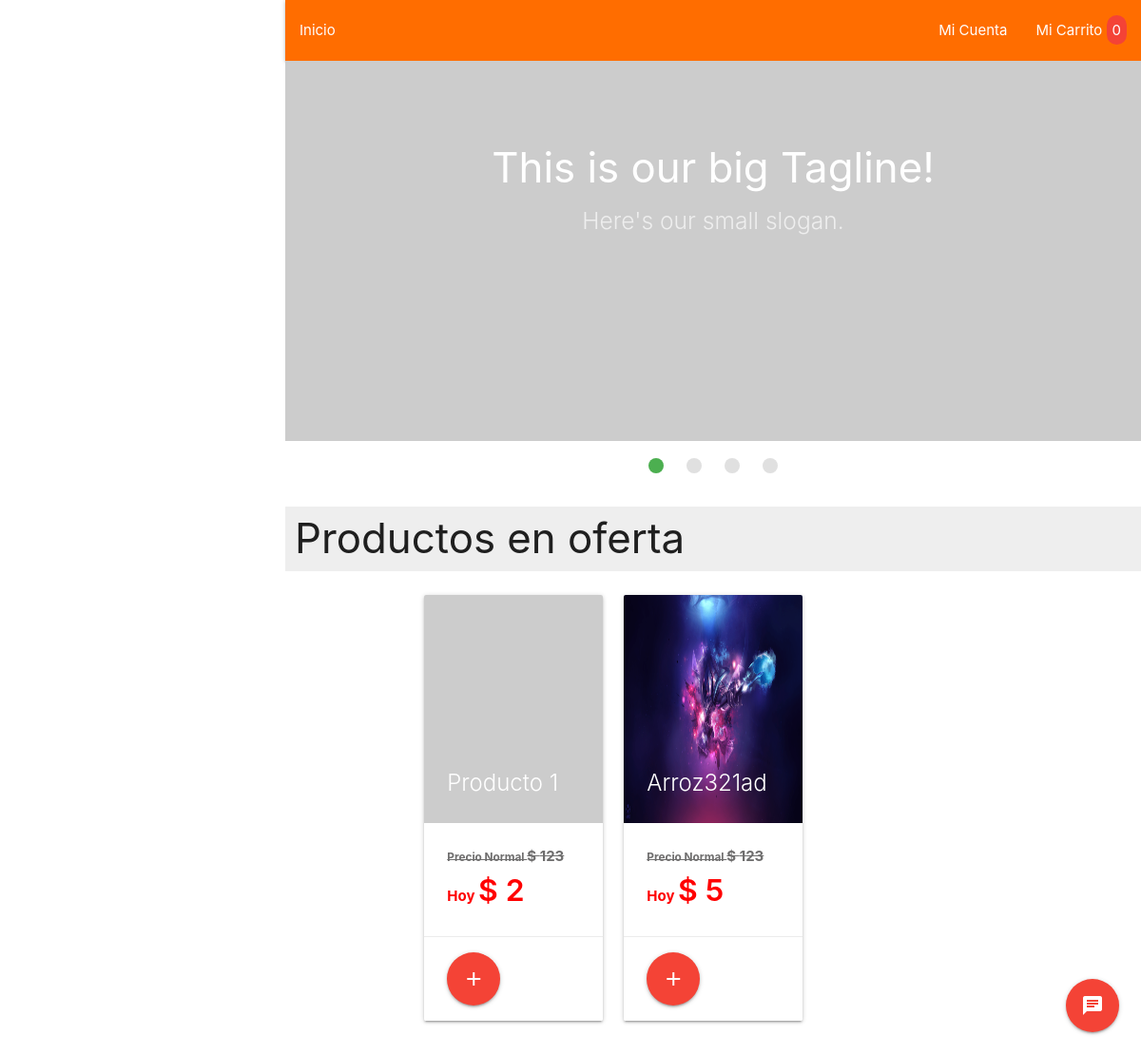
The app's page /controladores/IndexControlador.php, older data.
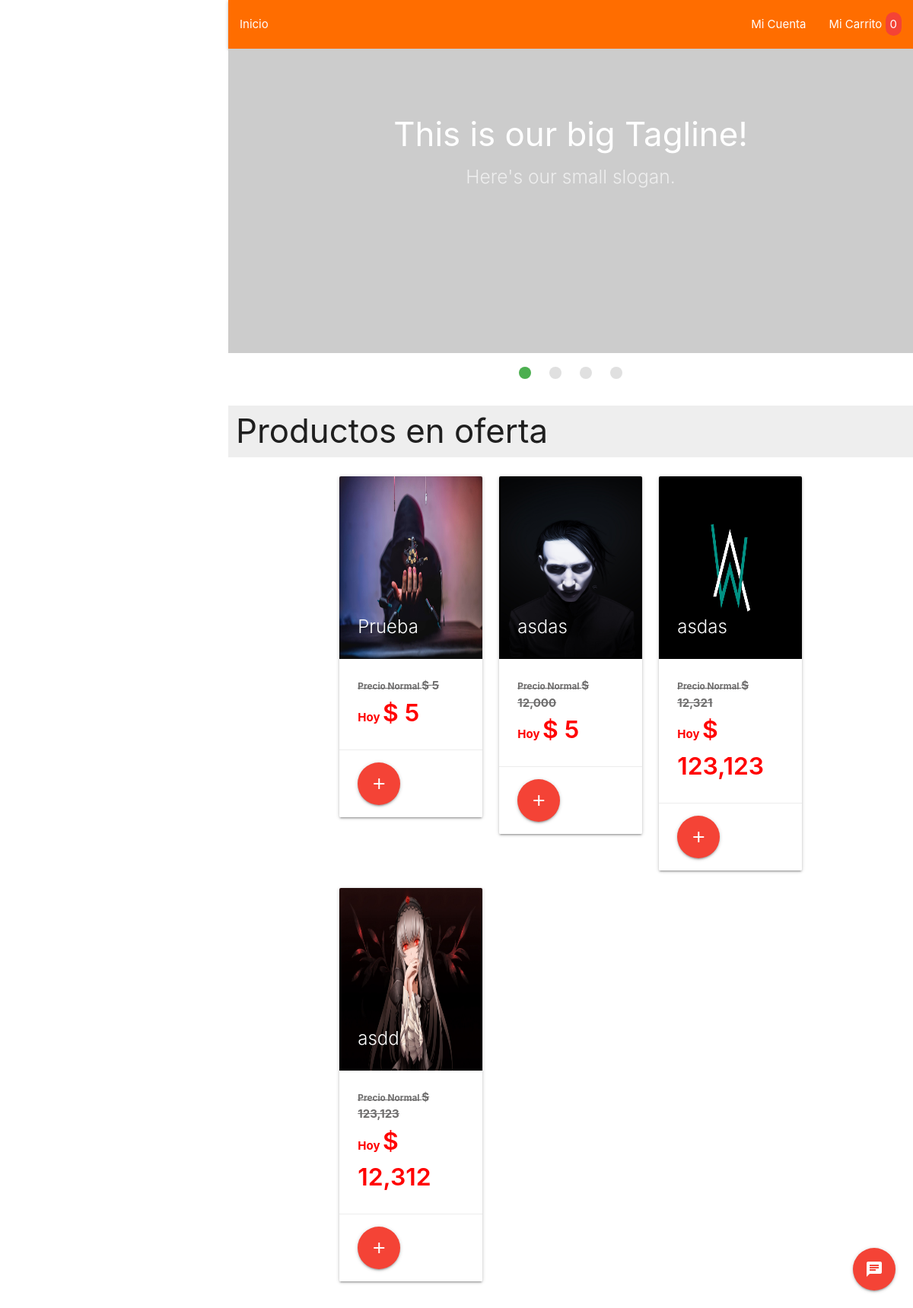
The same page, newer data.
### tables this page shows
CREATE TABLE `productos` (
  `id` int(10) UNSIGNED NOT NULL,
  `codigo` varchar(80) NOT NULL,
  `nombre` varchar(100) NOT NULL,
  `precio` int(11) NOT NULL,
  `cantidad` int(11) NOT NULL,
  `oferta` int(11) NOT NULL,
  `tamano` varchar(100) NOT NULL,
  `tipo_producto` varchar(100) NOT NULL,
  `imagen` varchar(150) NOT NULL,
  `activo` tinyint(1) NOT NULL
);

### configuracion/conexion_db.php (called while the page is built, shortened)
<?php
class Conexion{
    function __construct(){
        $this->conn = new mysqli(servidor, servidor_nombre, servidor_contra, servidor_base_datos);
    }
}
?>

### modelos/Producto.php (called while the page is built, shortened)
<?php
require_once '../configuracion/conexion_db.php';
class Producto {
    protected static $tablaConsulta = 'productos';
    public static function todos()
    {
        $lista_productos = [];
        $conexion = new Conexion;
        $resultado = $conexion->conn->query('SELECT * FROM ' . static::$tablaConsulta);
        while ( $producto = $resultado->fetch_assoc() ) {
            $productoTemporal = new Producto();
            $productoTemporal->id 	 	      = $producto['id'];
            $productoTemporal->activo 	      = $producto['activo'];
            $productoTemporal->codigo	      = $producto['codigo'];
            $productoTemporal->imagen 	      = $producto['imagen'];
            $productoTemporal->nombre 	      = $producto['nombre'];
            $productoTemporal->oferta         = $producto['oferta'];
            $productoTemporal->precio 	      = $producto['precio'];
            $productoTemporal->tamano	      = $producto['tamano'];
            $productoTemporal->tipo_producto  = $producto['tipo_producto'];
            $productoTemporal->cantidad	      = $producto['cantidad'];
            $lista_productos[] = $productoTemporal;
        }
        return $lista_productos;
    }
};
?>

### vistas/core/index.php (the view, shortened to what this page needs)
<!DOCTYPE html>
<html lang="en">
<head>
    <?php include_once '../vistas/includes/estilos.php'; ?>
</head>
<body>
<div class="contenedor-div" >
    <?php include_once('../vistas/includes/nav.php'); ?>
  <div class="slider">
      <ul class="slides">
        <li>
          <img src="https://picsum.photos/600/600?image=0">
          <div class="caption center-align">
            <h3>This is our big Tagline!</h3>
            <h5 class="light grey-text text-lighten-3">Here's our small slogan.</h5>
          </div>
        </li>
      </ul>
  </div>
<h3 class="grey lighten-3" style="padding: 10px">Productos en oferta</h3>
  <div class="container relative">
    <div class="row" id="productos-oferta">
        <?php foreach ($productos as $key => $value):
        ?>
          <?php if($value->oferta > 0): ?>
        <div class='col s12 m4'>
            <div class='card' id="<?php echo $value->id ?>">
                <div class='card-image'>
                  <img src='<?php echo $value->imagen?>' style="width: 100%; height: 30vh">
                  <span class='card-title'>
                    <?php echo $value->nombre ?>
                  </span>
                </div>
                <div class='card-content'>
                  <p class="old-price" style="text-decoration: line-through;font-weight: bold; color: #6f6e6e;">
                    <span style="font-size: 0.7875rem;">
                     Precio Normal
                    </span>
                    <span>
                     $ <?php echo number_format($value->precio) ?>
                    </span>
                  </p>
                  <p class="new-price">
                    <span style="font-size: 1rem; color: red; font-weight: 700;">
                      Hoy
                    </span>
                    <span style="font-size: 2.125rem; color: red; font-weight: 600;">
                      $ <?php echo number_format($value->oferta) ?>
                    </span>
                  </p>
                </div>
                <div class='card-action'>
                  <button class='btn-floating btn-large waves-effect waves-light red'>
                  <i class='material-icons'>add</i>
                  </button>
                </div>
            </div>
        </div>
          <?php endif; ?>
        <?php endforeach;?>
    </div>
  </div>
</div>
<div class="fixed-action-btn">
    <a class="btn-floating btn-large red" href="<?php echo ruta . '/contacto' ?>"><i class="large material-icons">chat</i></a>
</div>
</body>
</html>

### controladores/IndexControlador.php (shortened to what this page needs)
<?php
require_once '../modelos/Producto.php';
class IndexControlador
{
    function __construct()
    {
        $action = ( isset($_GET["action"]) ? $_GET["action"] : "index");
        if (method_exists($this, $action)) {
            $this->$action();
        } else {
            $this->error($action);
        }
    }
    public function index()
    {
        $productos = Producto::todos();
        include '../vistas/core/index.php';
    }
}
new IndexControlador;

### vistas/includes/estilos.php (shortened to what this page needs)
<link rel="stylesheet" href="<?php echo ruta ?>/public/css/materialize.min.css">
<link rel="stylesheet" href="<?php echo ruta ?>/public/css/animate.min.css">
<link rel="stylesheet" href="<?php echo ruta ?>/public/css/tailwind.min.css">
<link rel="stylesheet" href="<?php echo ruta ?>/public/css/tema.css">

### vistas/includes/nav.php (shortened to what this page needs)
<?php
  if(!isset($_SESSION['usuario']) && !isset($_SESSION['admin'])){
?>
<nav>
  <div class="nav-wrapper  orange accent-4">
      <?php if ($_SERVER['REQUEST_URI'] != ruta .'/'
                && explode('/' ,$_SERVER['REQUEST_URI'])[2] != 'buscar'
                && explode('/' ,$_SERVER['REQUEST_URI'])[2] != 'categoria'):?>
          <ul>
              <li><a href="<?php echo ruta ?>">Inicio</a></li>
          </ul>
     <?php else: ?>
         <ul class="lg:hidden ml-4">
             <li id="abrirSidenavCategorias"><i class="material-icons">menu</i></li>
         </ul>
      <?php endif; ?>
    <ul class="right">
      <li><a href="<?php echo ruta . '/login' ?>">Mi Cuenta</a></li>
      <li><a href="<?php echo ruta . '/carrito' ?>">Mi Carrito <span class="red" style="padding: 6px; border-radius: 15px" id="contador_productos">0</span></a></li>
    </ul>
  </div>
</nav>
<?php
  } else if(isset($_SESSION['admin'])){
?>
<nav class="orange accent-4" style="position: sticky; top: 0; z-index: 10000;">
    <div class="row" style="display: flex; justify-content: space-between;">
        <div class="col s0 ">
            <a href="#" data-target="slide-out" class="sidenav-trigger"><i class="material-icons">menu</i></a>
        </div>
        <div class="col s10 m10">
            <h5>Panel de administrador</h5>
        </div>
        <div class="col m2 hidden-s">
            <?php $admin = unserialize($_SESSION['admin']);?>
            <h5><?php echo $admin->nombre;?></h5>
        </div>
    </div>
</nav>
<ul id="slide-out" class="sidenav sidenav-fixed hover-teal-darken-3">
    <li><a href="<?php echo ruta . '/admin' ?>">Inicio</a></li>
    <li><a href="<?php echo ruta . '/productos' ?>">Productos</a></li>
    <li><a href="<?php echo ruta . '/usuarios' ?>">Usuarios</a></li>
    <li><a href="<?php echo ruta . '/reportes' ?>">Reportes</a></li>
    <li><a href="<?php echo ruta . '/ventas' ?>">Ventas</a></li>
    <li><a href="<?php echo ruta . '/compras' ?>">Compras</a></li>
    <li><a href="<?php echo ruta . '/medios_pago' ?>">Medio De Pago</a></li>
    <li><a href="<?php echo ruta . '/perfil' ?>">Configuracion</a></li>
    <li><a href="<?php echo ruta . '/cerrarSession' ?>">Cerrar Seccion</a></li>
</ul>
<?php
  }
?>

### public/css/tema.css (style rules this page uses)
.contenedor-div { padding-left: 300px; }

Row changes from the older to the newer data that the page shows:
removed productos: nombre "Producto 1", precio "123", oferta "2"
removed productos: imagen (picture), nombre "Arroz321ad", precio "123", oferta "5"
added productos: imagen (picture), nombre "Prueba", precio "5", oferta "5"
added productos: imagen (picture), nombre "asdas", precio "12,000", oferta "5"
added productos: imagen (picture), nombre "asdas", precio "12,321", oferta "123,123"
added productos: imagen (picture), nombre "asdd", precio "123,123", oferta "12,312"
